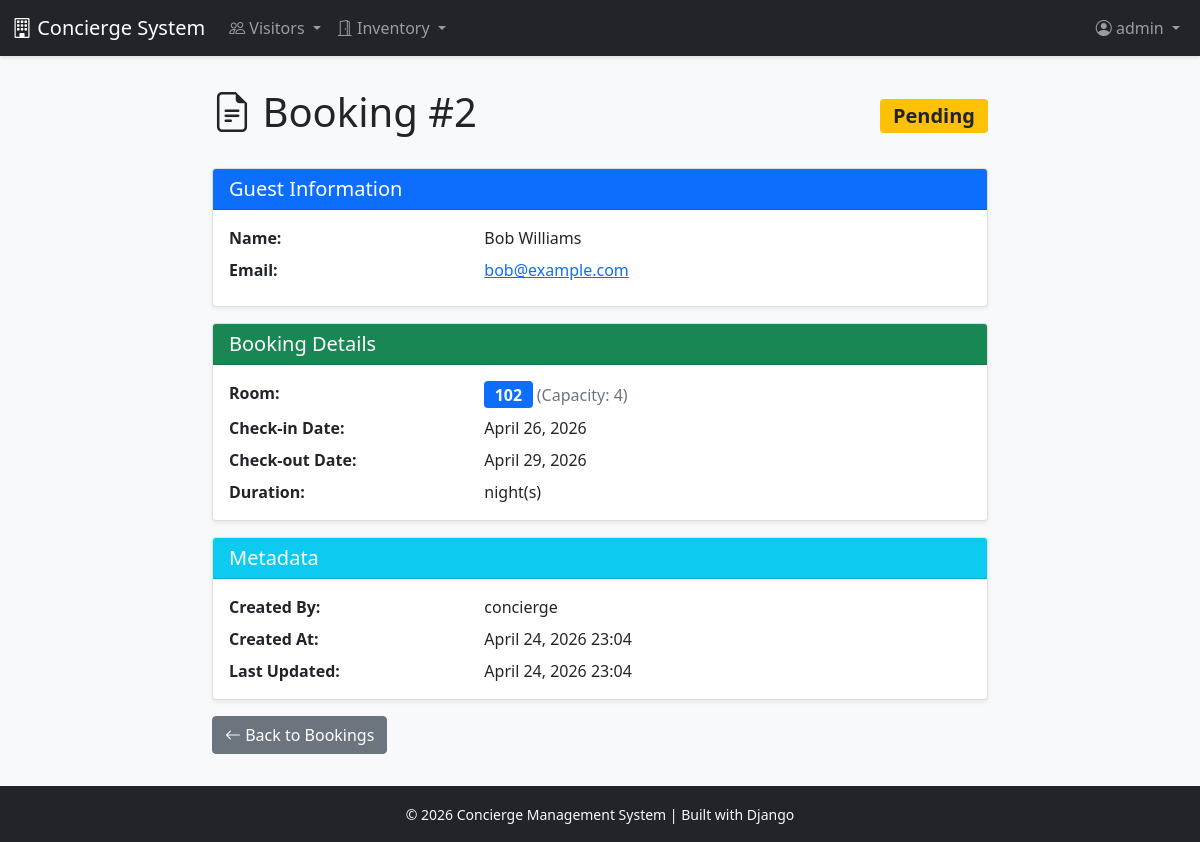
Screenshot of /inventory/bookings/2/ (signed in) with the database file from the repository.
### users/models.py (models this page shows, shortened)
class User(AbstractUser):
    ROLE_CHOICES = [
        ('CONCIERGE', 'Concierge'),
        ('ADMIN', 'Administrator'),
    ]
    role = models.CharField(
        max_length=20,
        choices=ROLE_CHOICES,
        default='CONCIERGE',
        help_text='User role determines access permissions'
    )
    class Meta:
        db_table = 'users'
        verbose_name = 'User'
        verbose_name_plural = 'Users'

### inventory/models.py (models this page shows, shortened)
class Booking(models.Model):
    STATUS_CHOICES = [
        ('PENDING', 'Pending'),
        ('CONFIRMED', 'Confirmed'),
        ('CANCELLED', 'Cancelled'),
        ('COMPLETED', 'Completed'),
    ]
    room = models.ForeignKey(
        Room,
        on_delete=models.PROTECT,
        related_name='bookings'
    )
    guest_name = models.CharField(max_length=255)
    guest_email = models.EmailField(blank=True)
    guest_phone = models.CharField(max_length=20, blank=True)
    check_in_date = models.DateField()
    check_out_date = models.DateField()
    status = models.CharField(
        max_length=20,
        choices=STATUS_CHOICES,
        default='PENDING'
    )
    created_by = models.ForeignKey(
        settings.AUTH_USER_MODEL,
        on_delete=models.SET_NULL,
        null=True,
        related_name='created_bookings'
    )
    created_at = models.DateTimeField(auto_now_add=True)
    updated_at = models.DateTimeField(auto_now=True)
    class Meta:
        db_table = 'bookings'
        ordering = ['-created_at']
        indexes = [
            models.Index(fields=['check_in_date', 'check_out_date']),
            models.Index(fields=['status']),
        ]

class Room(models.Model):
    STATUS_CHOICES = [
        ('AVAILABLE', 'Available'),
        ('OCCUPIED', 'Occupied'),
        ('MAINTENANCE', 'Maintenance'),
    ]
    room_number = models.CharField(
        max_length=10,
        unique=True,
        help_text='Unique room identifier'
    )
    capacity = models.PositiveIntegerField(
        validators=[MinValueValidator(1)],
        help_text='Maximum number of guests'
    )
    status = models.CharField(
        max_length=20,
        choices=STATUS_CHOICES,
        default='AVAILABLE'
    )
    description = models.TextField(blank=True)
    created_at = models.DateTimeField(auto_now_add=True)
    updated_at = models.DateTimeField(auto_now=True)
    class Meta:
        db_table = 'rooms'
        ordering = ['room_number']
        indexes = [
            models.Index(fields=['status']),
        ]

### inventory/views.py (the view)
# urls.py: path('bookings/<int:pk>/', views.BookingDetailView.as_view(), name='booking_detail'),
class BookingDetailView(LoginRequiredMixin, DetailView):
    model = Booking
    template_name = 'inventory/booking_detail.html'
    context_object_name = 'booking'
    def get_queryset(self):
        return super().get_queryset().select_related('room', 'created_by')

### templates/inventory/booking_detail.html (shortened to what this page needs)
{% extends 'base.html' %}
{% block content %}
<div class="row">
    <div class="col-md-8 offset-md-2">
        <div class="d-flex justify-content-between align-items-center mb-4">
            <h1><i class="bi bi-file-earmark-text"></i> Booking #{{ booking.id }}</h1>
            {% if booking.status == 'PENDING' %}
                <span class="badge bg-warning text-dark fs-5">{{ booking.get_status_display }}</span>
            {% elif booking.status == 'CONFIRMED' %}
                <span class="badge bg-success fs-5">{{ booking.get_status_display }}</span>
            {% elif booking.status == 'CANCELLED' %}
                <span class="badge bg-danger fs-5">{{ booking.get_status_display }}</span>
            {% else %}
                <span class="badge bg-secondary fs-5">{{ booking.get_status_display }}</span>
            {% endif %}
        </div>
        <div class="card mb-3">
            <div class="card-header bg-primary text-white">
                <h5 class="mb-0">Guest Information</h5>
            </div>
            <div class="card-body">
                <div class="row mb-2">
                    <div class="col-sm-4"><strong>Name:</strong></div>
                    <div class="col-sm-8">{{ booking.guest_name }}</div>
                </div>
                {% if booking.guest_email %}
                <div class="row mb-2">
                    <div class="col-sm-4"><strong>Email:</strong></div>
                    <div class="col-sm-8">
                        <a href="mailto:{{ booking.guest_email }}">{{ booking.guest_email }}</a>
                    </div>
                </div>
                {% endif %}
            </div>
        </div>
        <div class="card mb-3">
            <div class="card-header bg-success text-white">
                <h5 class="mb-0">Booking Details</h5>
            </div>
            <div class="card-body">
                <div class="row mb-2">
                    <div class="col-sm-4"><strong>Room:</strong></div>
                    <div class="col-sm-8">
                        <span class="badge bg-primary fs-6">{{ booking.room.room_number }}</span>
                        <span class="text-muted">(Capacity: {{ booking.room.capacity }})</span>
                    </div>
                </div>
                <div class="row mb-2">
                    <div class="col-sm-4"><strong>Check-in Date:</strong></div>
                    <div class="col-sm-8">{{ booking.check_in_date|date:"F d, Y" }}</div>
                </div>
                <div class="row mb-2">
                    <div class="col-sm-4"><strong>Check-out Date:</strong></div>
                    <div class="col-sm-8">{{ booking.check_out_date|date:"F d, Y" }}</div>
                </div>
                <div class="row">
                    <div class="col-sm-4"><strong>Duration:</strong></div>
                    <div class="col-sm-8">
                        {% widthratio booking.check_out_date|timeuntil:booking.check_in_date 86400 1 %} night(s)
                    </div>
                </div>
            </div>
        </div>
        <div class="card mb-3">
            <div class="card-header bg-info text-white">
                <h5 class="mb-0">Metadata</h5>
            </div>
            <div class="card-body">
                <div class="row mb-2">
                    <div class="col-sm-4"><strong>Created By:</strong></div>
                    <div class="col-sm-8">{{ booking.created_by.username|default:"N/A" }}</div>
                </div>
                <div class="row mb-2">
                    <div class="col-sm-4"><strong>Created At:</strong></div>
                    <div class="col-sm-8">{{ booking.created_at|date:"F d, Y H:i" }}</div>
                </div>
                <div class="row">
                    <div class="col-sm-4"><strong>Last Updated:</strong></div>
                    <div class="col-sm-8">{{ booking.updated_at|date:"F d, Y H:i" }}</div>
                </div>
            </div>
        </div>
        <div class="d-flex justify-content-between">
            <a href="{% url 'inventory:booking_list' %}" class="btn btn-secondary">
                <i class="bi bi-arrow-left"></i> Back to Bookings
            </a>
        </div>
    </div>
</div>
{% endblock %}

### templates/base.html (shortened to what this page needs)
<!DOCTYPE html>
<html lang="en">
<head>
    <link href="https://cdn.jsdelivr.net/npm/bootstrap@5.1.3/dist/css/bootstrap.min.css" rel="stylesheet">
    <link rel="stylesheet" href="https://cdn.jsdelivr.net/npm/bootstrap-icons@1.7.2/font/bootstrap-icons.css">
</head>
<body>
    <nav class="navbar navbar-expand-lg navbar-dark bg-dark">
        <div class="container-fluid">
            <a class="navbar-brand" href="{% url 'visitor:active_visits' %}">
                <i class="bi bi-building"></i> Concierge System
            </a>
            {% if user.is_authenticated %}
            <div class="collapse navbar-collapse" id="navbarNav">
                <ul class="navbar-nav me-auto">
                    <li class="nav-item dropdown">
                        <a class="nav-link dropdown-toggle" href="#" id="visitorDropdown" role="button" data-bs-toggle="dropdown">
                            <i class="bi bi-people"></i> Visitors
                        </a>
                    </li>
                    <li class="nav-item dropdown">
                        <a class="nav-link dropdown-toggle" href="#" id="inventoryDropdown" role="button" data-bs-toggle="dropdown">
                            <i class="bi bi-door-open"></i> Inventory
                        </a>
                    </li>
                </ul>
                <ul class="navbar-nav">
                    <li class="nav-item dropdown">
                        <a class="nav-link dropdown-toggle" href="#" id="userDropdown" role="button" data-bs-toggle="dropdown">
                            <i class="bi bi-person-circle"></i> {{ user.username }}
                        </a>
                    </li>
                </ul>
            </div>
            {% endif %}
        </div>
    </nav>
    <div class="container-fluid main-content">
        {% block content %}{% endblock %}
    </div>
    <footer class="bg-dark text-light py-3 mt-auto">
        <div class="container-fluid text-center">
            <small>&copy; 2026 Concierge Management System | Built with Django</small>
        </div>
    </footer>
</body>
</html>

### templates/base.html (style rules this page uses)
body { min-height: 100vh; background-color: #f8f9fa; }
.navbar { box-shadow: 0 2px 4px rgba(0,0,0,.1); }
.main-content { padding-top: 2rem; padding-bottom: 2rem; }
.card { box-shadow: 0 0.125rem 0.25rem rgba(0,0,0,0.075); margin-bottom: 1.5rem; }

### rows the page displays
User: username "admin"
Booking: id "2", status "Pending", guest_name "Bob Williams", guest_email "bob@example.com", room.room_number "102", room.capacity "4", check_in_date "April 26, 2026", check_out_date "April 29, 2026", created_by.username "concierge", created_at "April 24, 2026 23:04", updated_at "April 24, 2026 23:04"
